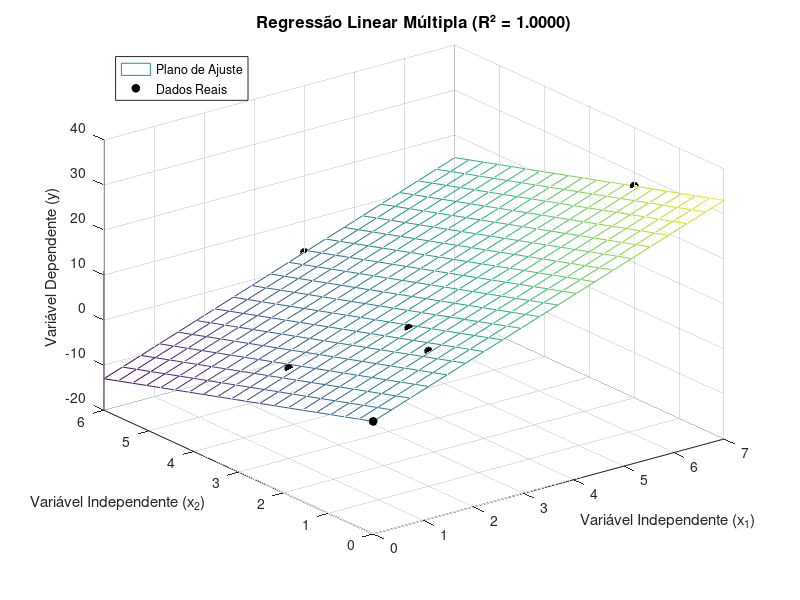

Here is the MATLAB script that generated this plot:
function coefs = reg_linear_multipla(X_mult, Y)
    % Se não passar dados, carrega a tabela padrão do enunciado
    if nargin < 2
        % Dados padrões: [x1, x2]
        X_mult = [ 0,   0;
                   2,   1;
                   2.5, 2;
                   1,   3;
                   4,   6;
                   7,   2 ];
        % Y padrão
        Y = [5; 10; 9; 0; 3; 27];
        fprintf('Executando Regressão Múltipla com dados padrões.\n');
    end

    % Armazena dimensões básicas
    N = size(X_mult, 1);       % Número de pontos (amostras)
    num_vars = size(X_mult, 2); % Número de variáveis independentes (ex: 2 para x1 e x2)

    % Garante que Y seja um vetor coluna
    Y = Y(:);

    % O tamanho do sistema será o número de variáveis + 1 (por causa do intercepto b0)
    tamanho_sistema = num_vars + 1;

    % Monta a matriz de design (X_design) adicionando uma coluna de 1s para o b0
    X_design = [ones(N, 1), X_mult];

    % Construção do Sistema Normal (M * coefs = B) utilizando loops nativos
    M = zeros(tamanho_sistema, tamanho_sistema);
    B = zeros(tamanho_sistema, 1);

    fprintf('\n==================================================\n');
    fprintf('   REGRESSÃO LINEAR MÚLTIPLA (SISTEMA NATIVO)\n');
    fprintf('==================================================\n');

    % Preenche a matriz de somatórios M e o vetor B usando multiplicação ponto a ponto
    for i = 1:tamanho_sistema
        for j = 1:tamanho_sistema
            M(i,j) = sum(X_design(:, i) .* X_design(:, j));
        end
        B(i) = sum(X_design(:, i) .* Y);
    end

    disp('-> MATRIZ DE SOMATÓRIOS (M):'); disp(M);
    disp('-> VETOR SOMA DE PRODUTOS (B):'); disp(B);

    % ==========================================================
    % SOLUÇÃO POR GAUSS NATIVO COM PIVOTEAMENTO PARCIAL
    % ==========================================================
    A_ext = [M, B];
    n_sys = tamanho_sistema;

    % Fase de Eliminação
    for k = 1:n_sys-1
        % Busca o maior elemento em valor absoluto na coluna k (Pivoteamento)
        maior_valor = abs(A_ext(k, k));
        linha_pivo = k;
        for i = k+1:n_sys
            if abs(A_ext(i, k)) > maior_valor
                maior_valor = abs(A_ext(i, k));
                linha_pivo = i;
            end
        end

        % Troca de linhas se necessário
        if linha_pivo ~= k
            aux_linha = A_ext(k, :);
            A_ext(k, :) = A_ext(linha_pivo, :);
            A_ext(linha_pivo, :) = aux_linha;
        end

        % Eliminação por pivô
        for i = k+1:n_sys
            m_fac = A_ext(i, k) / A_ext(k, k);
            A_ext(i, k:end) = A_ext(i, k:end) - m_fac * A_ext(k, k:end);
        end
    end

    % Fase de Retrosubstituição
    coefs = zeros(n_sys, 1);
    coefs(n_sys) = A_ext(n_sys, end) / A_ext(n_sys, n_sys);
    for i = n_sys-1:-1:1
        soma = 0;
        for j = i+1:n_sys
            soma = soma + A_ext(i, j) * coefs(j);
        end
        coefs(i) = (A_ext(i, end) - soma) / A_ext(i, i);
    end

    % --- EXIBIÇÃO DOS RESULTADOS NO PROMPT ---
    disp('-> COEFICIENTES DA REGRESSÃO COMPUTADOS:');
    for i = 1:tamanho_sistema
        fprintf('  b%d = %10.4f\n', i-1, coefs(i));
    end

    % ==========================================================
    % CÁLCULO ESTATÍSTICO (R²)
    % ==========================================================
    y_pred = X_design * coefs;
    y_barra = mean(Y);

    SQres = sum((Y - y_pred).^2);
    SQtot = sum((Y - y_barra).^2);
    R2 = 1 - (SQres / SQtot);

    fprintf('\n -> Coeficiente de Determinação (R²): %7.4f\n\n', R2);

    % ==========================================================
    % PLOTAGEM DO GRÁFICO (Apenas se for o modelo bidimensional X1 e X2)
    % ==========================================================
    if num_vars == 2
        figure('Name', 'Regressão Linear Múltipla', 'NumberTitle', 'off');

        % 1. Criando uma malha para desenhar o plano contínuo primeiro
        x1_dados = X_mult(:, 1);
        x2_dados = X_mult(:, 2);

        [X1_mesh, X2_mesh] = meshgrid(linspace(min(x1_dados), max(x1_dados), 20), ...
                                      linspace(min(x2_dados), max(x2_dados), 20));

        % Calcula a superfície do plano baseado nos coeficientes achados
        Y_mesh = coefs(1) + coefs(2).*X1_mesh + coefs(3).*X2_mesh;

        % Desenha o plano suave com transparência
        mesh(X1_mesh, X2_mesh, Y_mesh, 'FaceAlpha', 0.4);
        hold on;
        grid on;

        % 2. Desenha os pontos pretos pequenos por cima do plano
        plot3(x1_dados, x2_dados, Y, 'ko', 'MarkerSize', 5, 'LineWidth', 1.5, 'MarkerFaceColor', 'k');

        % Configurações estéticas
        title(sprintf('Regressão Linear Múltipla (R² = %.4f)', R2), 'FontSize', 12);
        xlabel('Variável Independente (x_1)');
        ylabel('Variável Independente (x_2)');
        zlabel('Variável Dependente (y)');

        % Legenda na ordem correta de desenho
        legend({'Plano de Ajuste', 'Dados Reais'}, 'Location', 'northwest');
        view(3);
        hold off;
    else
        disp('Aviso: Gráfico 3D não gerado pois o modelo possui número de variáveis diferente de 2.');
    end
end
